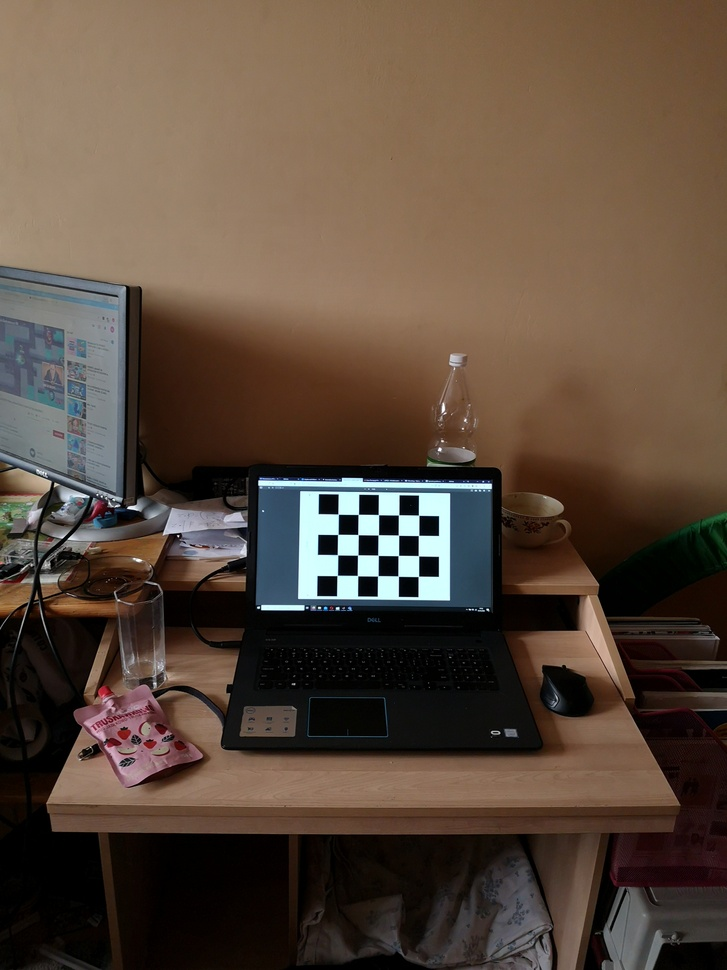
%> input picture Lab_4/data_calibration/IMG_20200429_171333.jpg, 727 x 970 px, shrunk from 2976 x 3968 before the run
$ octave --eval "result = green(imread('../../../../Lab_4/data_calibration/IMG_20200429_171333.jpg'));"   (GNU Octave 9; MATLAB toolbox functions it lacks are replaced by stand-ins)
%> lines starting %> are read from the running program, lines starting %| are printed output that depends on the picture; in (x1, y1, x2, y2) boxes, pixels count from 0 and x2, y2 are one past the last pixel; in counts of white or black regions, pixels touching at a corner belong together; the program's own positions count from 1
### Lab_6/Krzysiek/functions/masks/greenMask.m
function [BW,maskedRGBImage] = green(RGB)

% Convert RGB image to chosen color space
I = rgb2hsv(RGB);
%> I: size 970x727x3 double; mean H, S, V 0.16, 0.453, 0.364

% Define thresholds for channel 1 based on histogram settings
channel1Min = 0.246;
channel1Max = 0.492;

% Define thresholds for channel 2 based on histogram settings
channel2Min = 0.244;
channel2Max = 1.000;

% Define thresholds for channel 3 based on histogram settings
channel3Min = 0.000;
channel3Max = 0.707;

% Create mask based on chosen histogram thresholds
sliderBW = (I(:,:,1) >= channel1Min ) & (I(:,:,1) <= channel1Max) & ...
    (I(:,:,2) >= channel2Min ) & (I(:,:,2) <= channel2Max) & ...
    (I(:,:,3) >= channel3Min ) & (I(:,:,3) <= channel3Max);
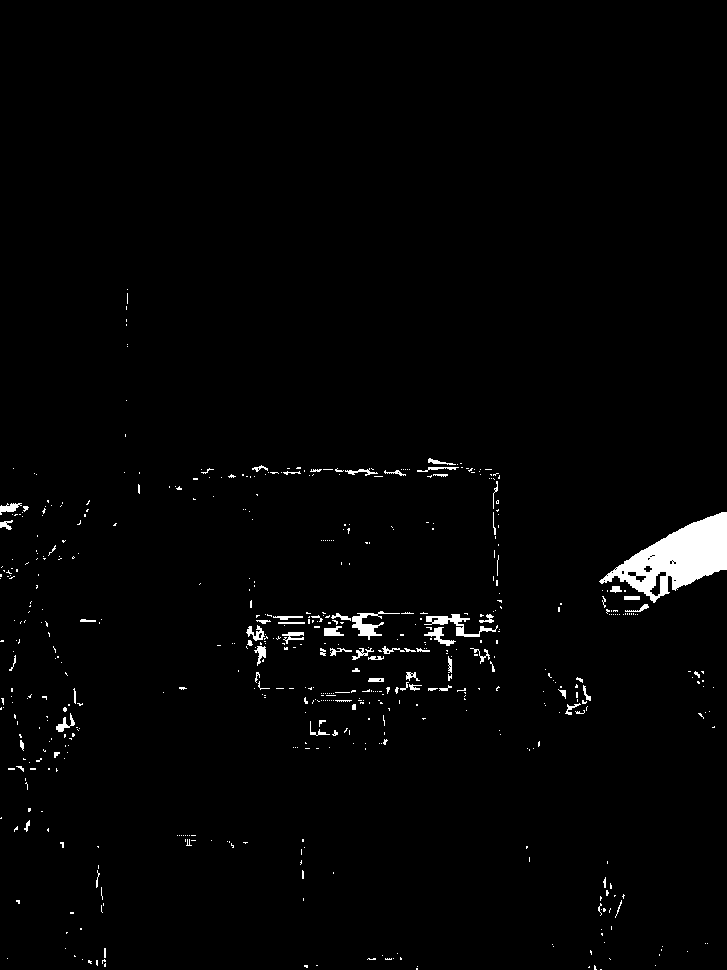
%> sliderBW: size 970x727 logical; 1.7% white; 572 white regions (497 under 20 px), largest, box (x1, y1, x2, y2) and area: (599, 512, 727, 603) 5278, (424, 614, 498, 637) 475, (352, 611, 400, 640) 427
BW = sliderBW;

% Initialize output masked image based on input image.
maskedRGBImage = RGB;
%> maskedRGBImage is the input picture: size 970x727x3 uint8; mean R, G, B 90.1, 73.5, 60

% Set background pixels where BW is false to zero.
maskedRGBImage(repmat(~BW,[1 1 3])) = 0;
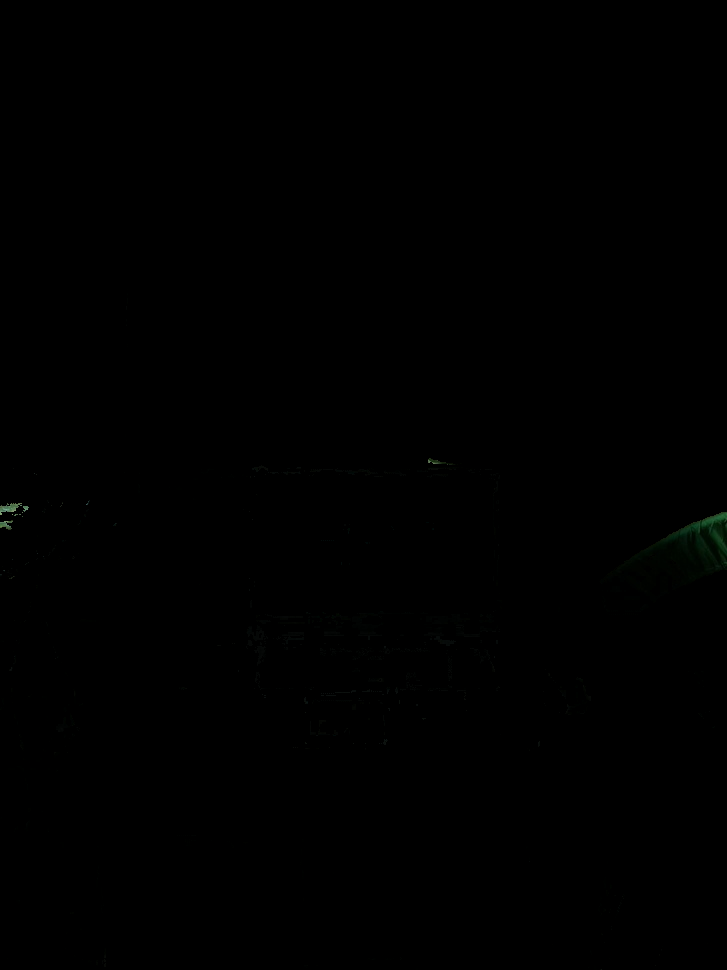
%> maskedRGBImage: size 970x727x3 uint8; mean R, G, B 0.1, 0.2, 0.1

end

### Lab_6/Krzysiek/functions/filters/greenFilter.m
function [BW,maskedImage] = greenFilter(RGB,MASK)

% Convert RGB image into L*a*b* color space.
X = rgb2lab(RGB);
%> X: size 970x727x3 double; mean of channels 1, 2, 3 31.9, 5.1, 10.3

% Create empty mask.
BW = false(size(X,1),size(X,2));

% Load Mask
BW = MASK;

% Erode mask with disk
radius = 3;
decomposition = 0;
se = strel('disk', radius, decomposition);
BW = imerode(BW, se);
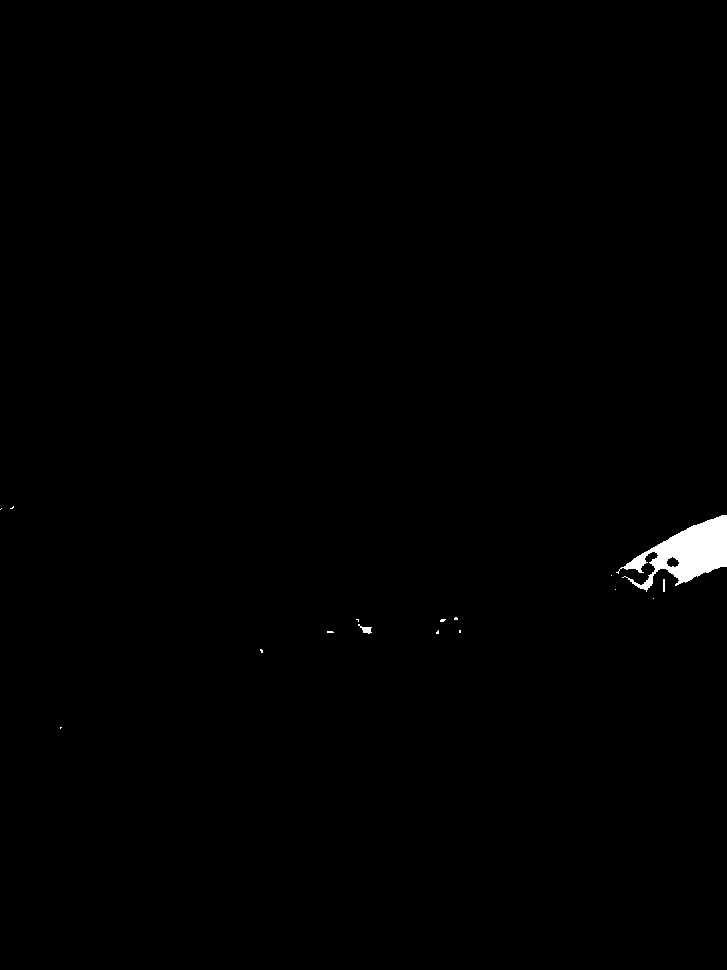
%> BW: size 970x727 logical; 0.55% white; 16 white regions (13 under 20 px), largest, box (x1, y1, x2, y2) and area: (616, 515, 727, 592) 3697, (358, 624, 372, 634) 63, (663, 579, 665, 592) 26

% Dilate mask with disk
radius = 5;
decomposition = 0;
se = strel('disk', radius, decomposition);
BW = imdilate(BW, se);
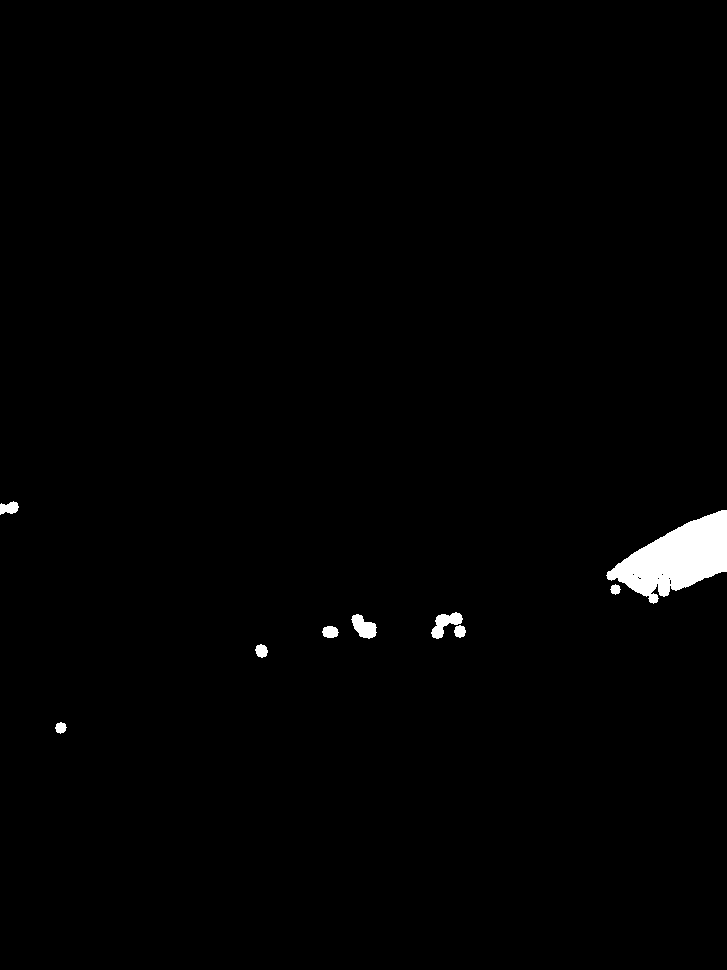
%> BW: size 970x727 logical; 1.1% white; 9 white regions, largest, box (x1, y1, x2, y2) and area: (606, 510, 727, 604) 6016, (431, 612, 463, 639) 416, (351, 614, 377, 639) 394

% Close mask with disk
radius = 15;
decomposition = 0;
se = strel('disk', radius, decomposition);
BW = imclose(BW, se);
%> BW: size 970x727 logical; 1.2% white; 6 white regions, box (x1, y1, x2, y2) and area: (606, 510, 727, 604) 6335, (322, 614, 377, 639) 723, (431, 612, 466, 639) 692, (0, 501, 19, 515) 193, (255, 644, 268, 658) 132, (55, 722, 67, 734) 100

% Fill holes
BW = imfill(BW, 'holes');

% Create masked image.
maskedImage = RGB;
maskedImage(repmat(~BW,[1 1 3])) = 0;
end

### Lab_6/Krzysiek/functions/colours/green.m
function [BW,masked] = green(RGB)

[BW, ~] = greenMask(RGB);
BW = greenFilter(RGB, BW);
masked = RGB;
masked(repmat(~BW, [1 1 3])) = 0;

end

$ run again, on Lab_4/data_calibration/IMG_20200429_171337.jpg
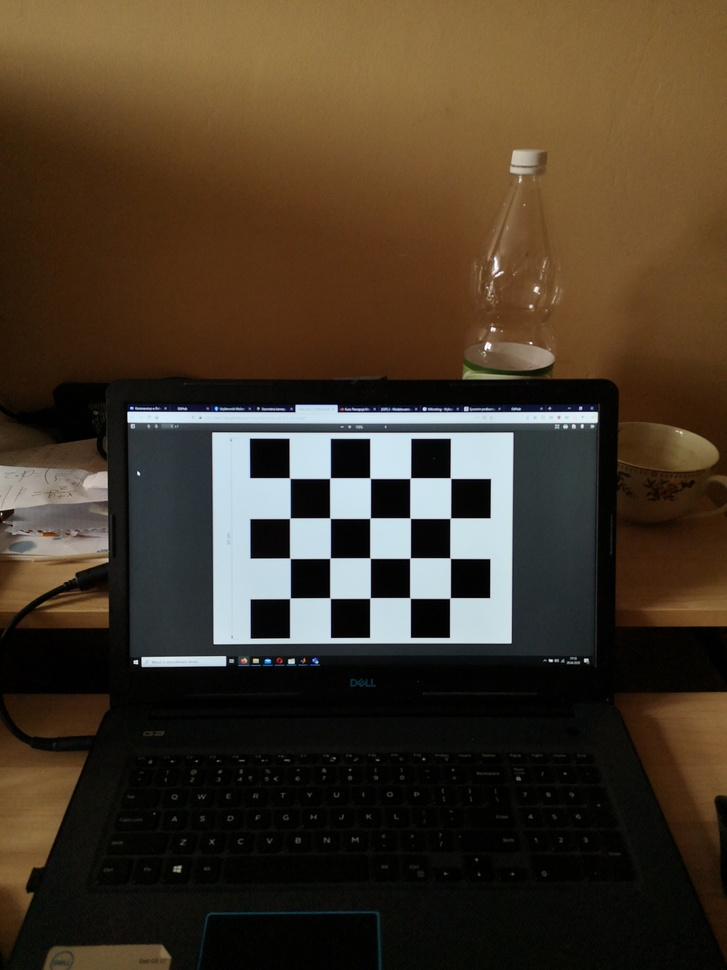
%> input picture Lab_4/data_calibration/IMG_20200429_171337.jpg, 727 x 970 px, shrunk from 2976 x 3968 before the run
%> I: size 970x727x3 double; mean H, S, V 0.191, 0.522, 0.286
%> in green, `sliderBW = (I(:,:,1) >= channel1Min ) & (I(:,:,1) <= channel1Max) & (I..`:
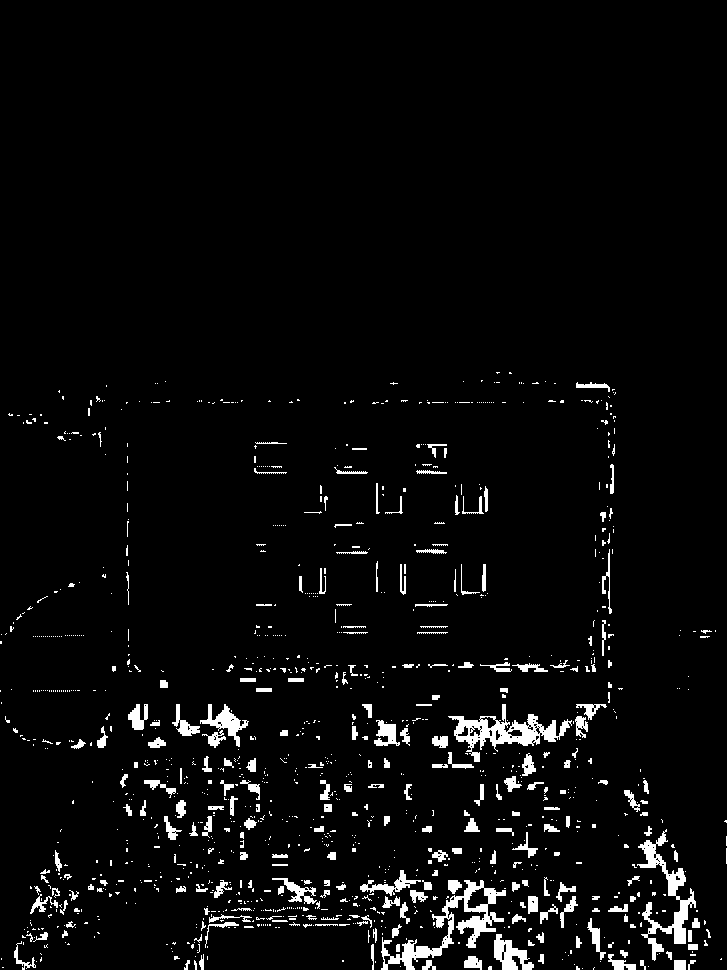
%> sliderBW: size 970x727 logical; 4% white; 1186 white regions (941 under 20 px), largest, box (x1, y1, x2, y2) and area: (381, 880, 506, 970) 2477, (448, 704, 572, 762) 2153, (637, 829, 696, 961) 1904
%> in green, maskedRGBImage is the input picture: size 970x727x3 uint8; mean R, G, B 69.6, 56.4, 40.2
%> X: size 970x727x3 double; mean of channels 1, 2, 3 24.2, 4.1, 11.7
%> in greenFilter, `BW = imfill(BW, 'holes');`:
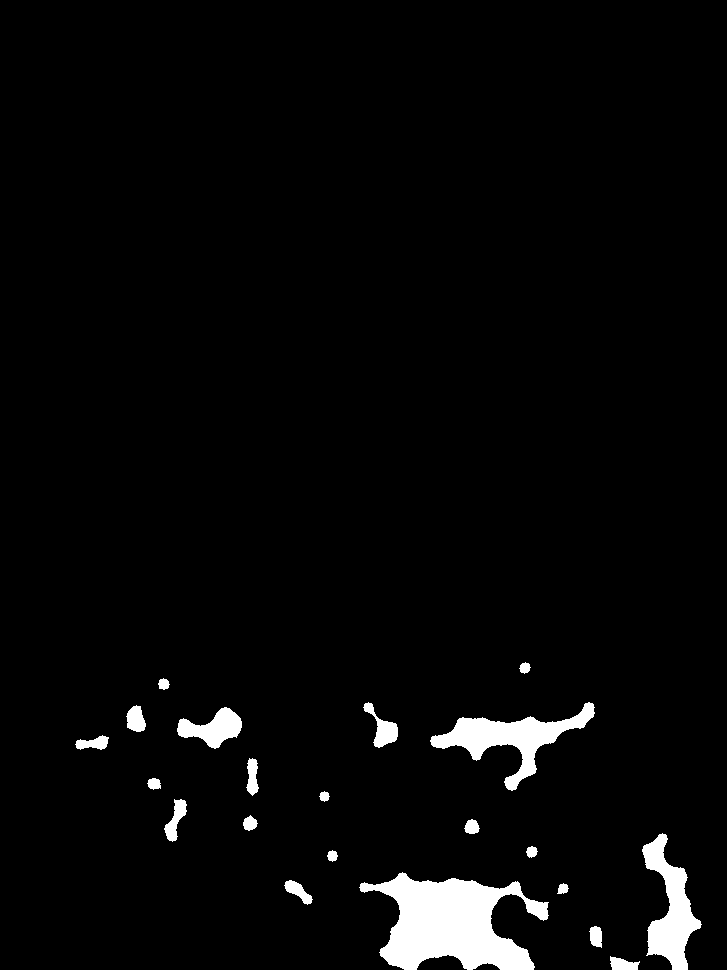
%> BW: size 970x727 logical; 3.4% white; 21 white regions, largest, box (x1, y1, x2, y2) and area: (359, 872, 549, 970) 10465, (430, 702, 595, 791) 4342, (642, 833, 702, 970) 3617

$ run again, on Lab_4/data_calibration/IMG_20200429_171344.jpg
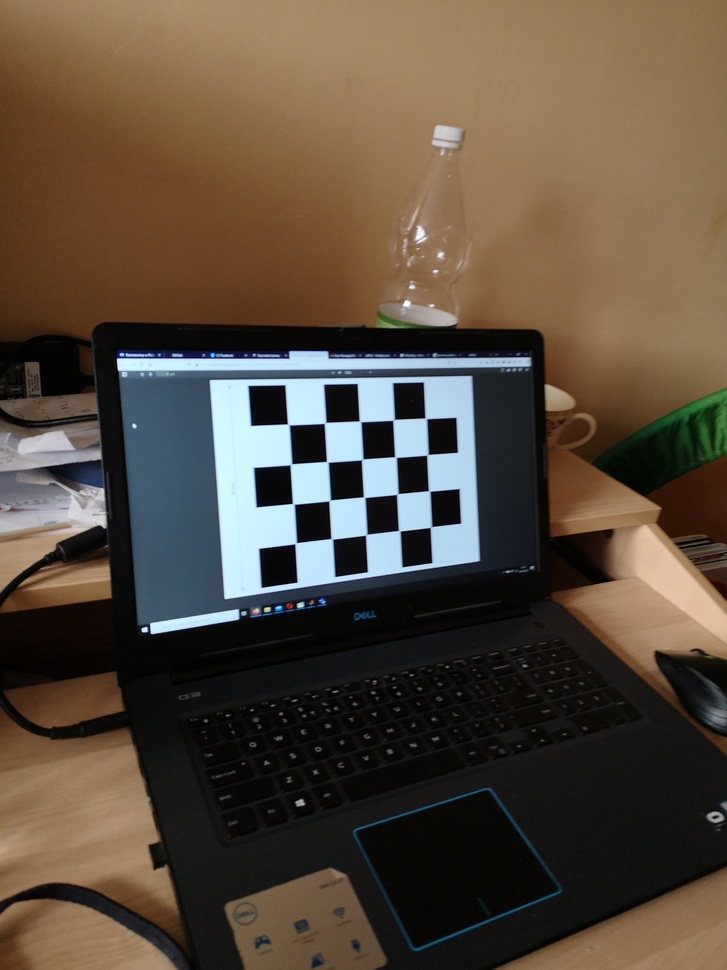
%> input picture Lab_4/data_calibration/IMG_20200429_171344.jpg, 727 x 970 px, shrunk from 2976 x 3968 before the run
%> I: size 970x727x3 double; mean H, S, V 0.21, 0.388, 0.371
%> in green, `sliderBW = (I(:,:,1) >= channel1Min ) & (I(:,:,1) <= channel1Max) & (I..`:
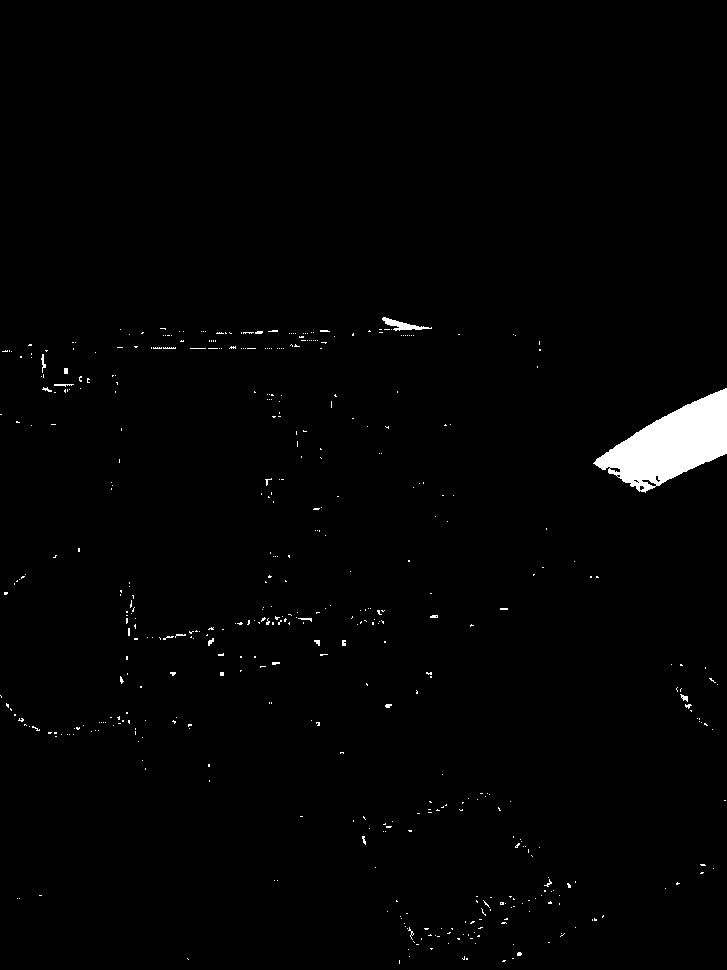
%> sliderBW: size 970x727 logical; 1.4% white; 489 white regions (468 under 20 px), largest, box (x1, y1, x2, y2) and area: (593, 388, 727, 493) 7080, (382, 317, 432, 331) 258, (41, 354, 46, 373) 41
%> in green, maskedRGBImage is the input picture: size 970x727x3 uint8; mean R, G, B 88.9, 75.9, 61.7
%> X: size 970x727x3 double; mean of channels 1, 2, 3 32.2, 3.8, 10.2
%> in greenFilter, `BW = imdilate(BW, se);`:
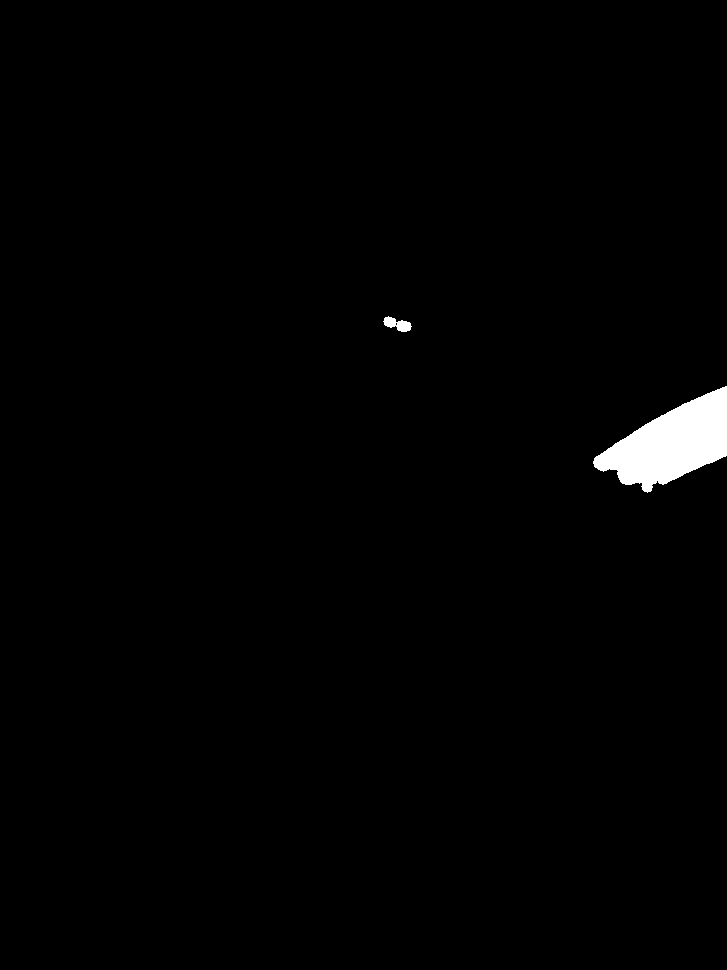
%> BW: size 970x727 logical; 1.1% white; 2 white regions, box (x1, y1, x2, y2) and area: (593, 386, 727, 493) 7598, (383, 316, 412, 332) 257
